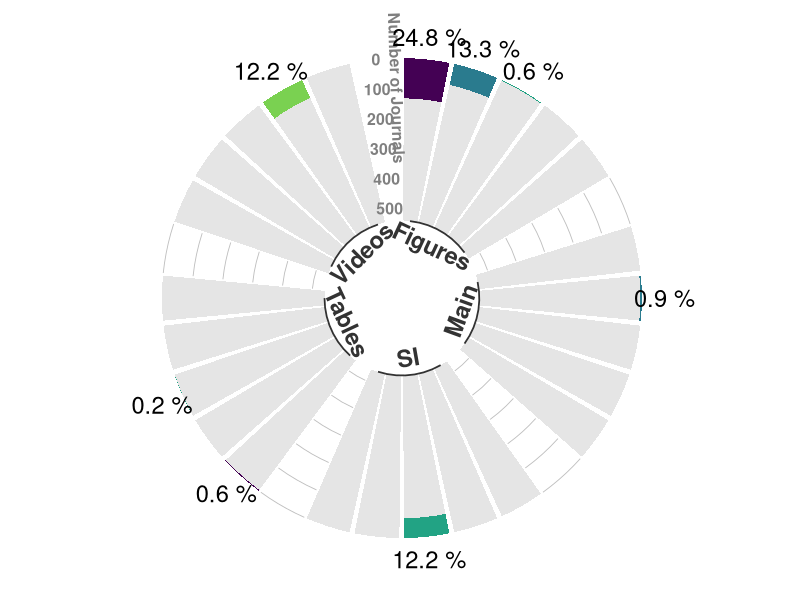
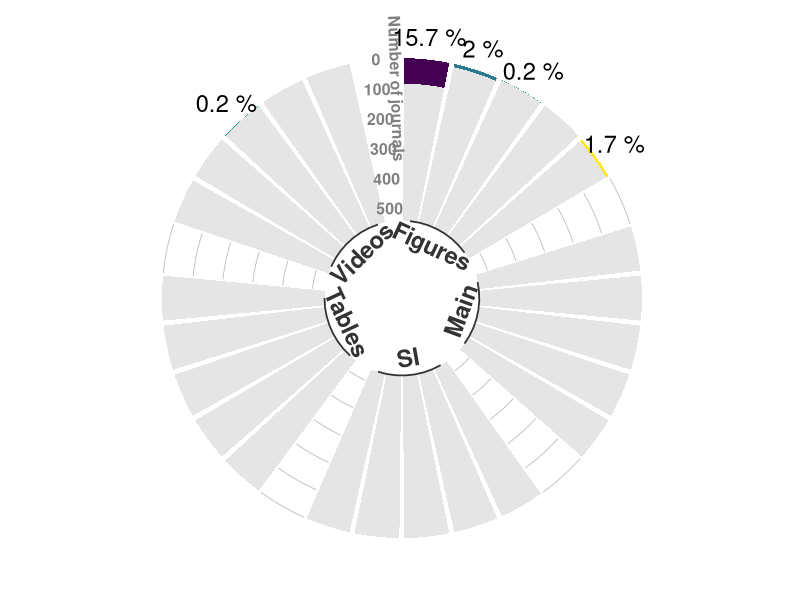
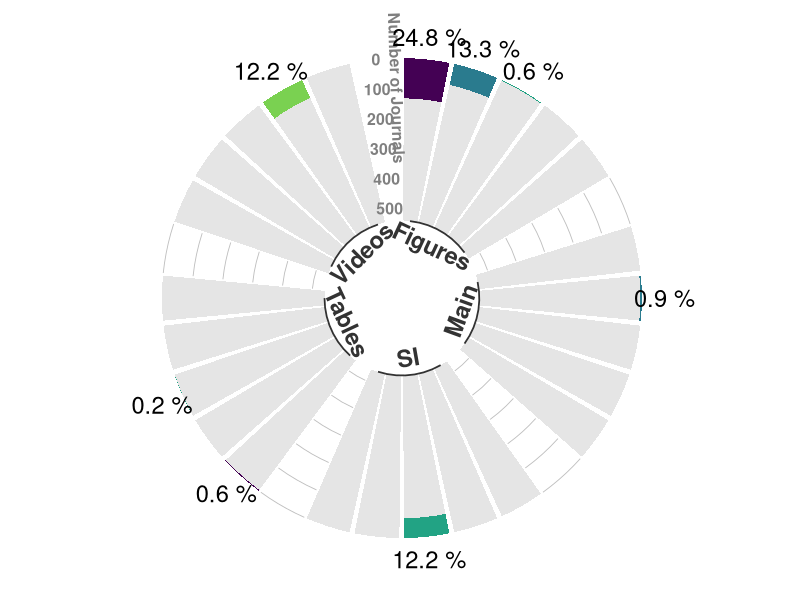
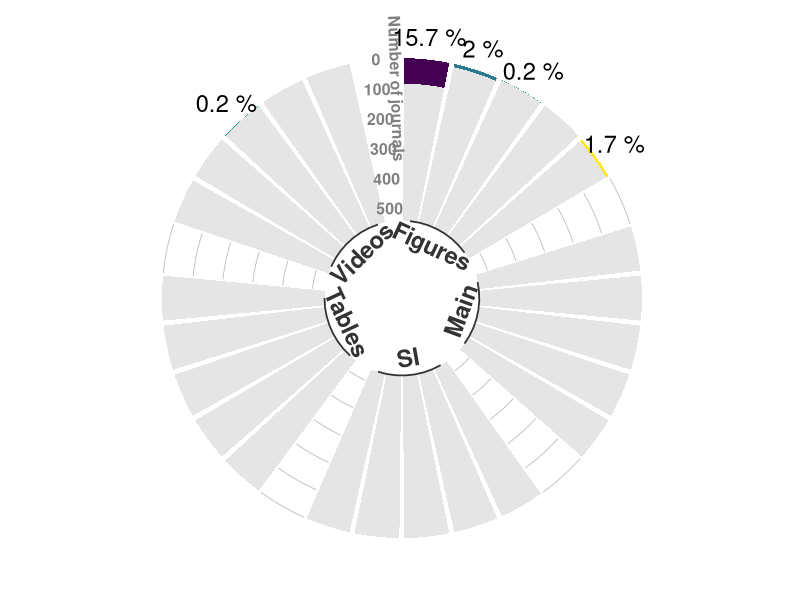

Write R code to recreate these figures, in order.
#################################################
#### Plotting journal policy data            ####
#### Created by: Courtney L Davis            #### 
#### Last checked: 3 January 2025            ####
#################################################


# Load in the necessary libraries
library(ggplot2)
library(here)
library(tidyverse)
library(reshape2)

# Read in the journal policy data
policy.data <- readxl::read_xlsx(here("Data", "Data S1. Accessibility policies.xlsx"))

# Remove duplicate rows where journals had policies on their website and in a journal-specific PDF
policy.data <- policy.data[-c(69,119,120,124,126,127,133,134,138,139,
                              147,148,153,154,158,159,164,166,381,584),]

# Split the journal policy data into entries that are found in "journal materials" and "publisher materials"
journals <- subset(policy.data, grepl("Journal", policy.data$`Policy location`))
publishers <- subset(policy.data, grepl("Publisher", policy.data$`Policy location`)| grepl("Other", policy.data$`Policy location`))


##### Accessibility policy found in journal materials ####

# Summarize information for all disabilities and paper components
journals_summary <- data.frame(table(journals$`Paper component policy targets`,journals$`Disability explicitly of concern`))
journals_summary <- rbind(journals_summary,
                          data.frame("Var1" = journals_summary[1:5,1],
                                     "Var2" = rep("Learning disability",5),
                                     "Freq" = rep(0,5)))

journals_summary$Freq_No <- length(unique(policy.data$Journal))-journals_summary$Freq
journals_summary <- melt(journals_summary)

empty_bar <- 1
nObsType <- nlevels(as.factor(journals_summary$variable))
to_add <- data.frame( matrix(NA, empty_bar*nlevels(journals_summary$Var1)*nObsType, ncol(journals_summary)) )
colnames(to_add) <- colnames(journals_summary)
to_add$Var1 <- rep(levels(journals_summary$Var1), each=empty_bar*nObsType)
journals_summary <- rbind(journals_summary, to_add)
journals_summary <- journals_summary %>% arrange(Var1, Var2)
journals_summary <- journals_summary[c(1,2,7,8,3:6,9,10:12,
                                       13,14,19,20,15:18,21:24,
                                       25,26,31,32,27:30,33:36,
                                       37,38,43,44,39:42,45:48,
                                       49,50,55,56,51:54,57:60),]

journals_summary$id <- rep( seq(1, nrow(journals_summary)/nObsType) , each=nObsType)

# Get the name and the y position of each label
label_data <- journals_summary %>% group_by(id, Var2) %>% summarize(tot=sum(value))
number_of_bar <- nrow(label_data)
angle <- 90 - 360 * (label_data$id-0.5) /number_of_bar
label_data$hjust <- ifelse( angle < -90, 1, 0)
label_data$angle <- ifelse(angle < -90, angle+180, angle)

# prepare a data frame for base lines
base_data <- journals_summary %>% 
  group_by(Var1) %>% 
  summarize(start=min(id), end=max(id) - empty_bar) %>% 
  rowwise() %>% 
  mutate(title=mean(c(start, end)))

# prepare a data frame for grid (scales)
grid_data <- base_data
grid_data$end <- grid_data$end[c(nrow(grid_data), 1:nrow(grid_data)-1)] + 1
grid_data$start <- grid_data$start - 1
grid_data <- grid_data[-1,]

journals_summary$Var3 <- paste(journals_summary$Var2, "_", journals_summary$variable)
journals_summary$Var3 <- factor(journals_summary$Var3, 
                                levels = c("Color blindness _ Freq_No",
                                            "Color blindness _ Freq",
                                           "Visual impairment (other than color blind) _ Freq_No",
                                           "Visual impairment (other than color blind) _ Freq",
                                           "Non-specific _ Freq_No",
                                           "Non-specific _ Freq",
                                           "Seizures _ Freq_No",
                                           "Seizures _ Freq",
                                           "Learning disability _ Freq_No",
                                           "Learning disability _ Freq",
                                           "NA _ NA"))

percent_data <- journals_summary[journals_summary$variable == "Freq",]
percent_data <- na.omit(percent_data[percent_data$value > 0,])
percent_data$Percent <- (percent_data$value / 541)*100
percent_data$Percent <- paste(round(percent_data$Percent,1),"%")


journals_summary <- left_join(journals_summary, percent_data,by = c("Var1", "Var2","variable","value","id","Var3"))

ggplot(journals_summary) +     

  # Add the stacked bar
  geom_bar(aes(x=as.factor(id), y=value, fill=Var3), stat="identity") +
  scale_fill_manual(values = c("grey90","#440154FF",
                               "grey90","#2A7B8EFF",
                               "grey90","#22A384FF",
                               "grey90","#7AD151FF",
                               "grey90","#FDE725FF",
                               "white")) +
  
  # Add a val=100/75/50/25 lines. I do it at the beginning to make sur barplots are OVER it.
  geom_segment(data=grid_data, aes(x = end+0.5, y = 0, xend = start-0.5, yend = 0), colour = "grey", alpha=1, linewidth=0.3 , inherit.aes = FALSE ) +
  geom_segment(data=grid_data, aes(x = end+0.5, y = 100, xend = start-0.5, yend = 100), colour = "grey", alpha=1, linewidth=0.3 , inherit.aes = FALSE ) +
  geom_segment(data=grid_data, aes(x = end+0.5, y = 200, xend = start-0.5, yend = 200), colour = "grey", alpha=1, linewidth=0.3 , inherit.aes = FALSE ) +
  geom_segment(data=grid_data, aes(x = end+0.5, y = 300, xend = start-0.5, yend = 300), colour = "grey", alpha=1, linewidth=0.3 , inherit.aes = FALSE ) +
  geom_segment(data=grid_data, aes(x = end+0.5, y = 400, xend = start-0.5, yend = 400), colour = "grey", alpha=1, linewidth=0.3 , inherit.aes = FALSE ) +
  geom_segment(data=grid_data, aes(x = end+0.5, y = 500, xend = start-0.5, yend = 500), colour = "grey", alpha=1, linewidth=0.3 , inherit.aes = FALSE ) +
  
  # Add text showing the value of each line
  ggplot2::annotate("text", 
                    x = rep(max(journals_summary$id),6), 
                    y = c(0, 100, 200, 300, 400, 500), 
                    label = c("0", "100", "200", "300", "400", "500") , 
                    color="grey50", 
                    size=4, 
                    angle=0, 
                    fontface="bold", 
                    hjust=0.6) +
  
  ggplot2::annotate("text", 
                    x = rep(max(journals_summary$id)+0.38,1), 
                    y = 150, 
                    label = "Number of Journals", 
                    color="grey50", 
                    size=4, 
                    angle=-88, 
                    fontface="bold", 
                    hjust=0.6) +
  theme_minimal() +
  theme(legend.position = "none",
    axis.text = element_blank(),
    axis.title = element_blank(),
    panel.grid = element_blank(),
    plot.margin = unit(rep(-1,4), "cm")) +
  scale_y_reverse(limits = c(800,-100)) + 
  coord_polar() +
  
  # Add labels on top of each bar
  #geom_text(data=label_data, aes(x=id, y=tot+10, label=Var2, hjust=0), color="black", fontface="bold",alpha=0.6, size=5, angle= label_data$angle, inherit.aes = FALSE ) +
  
  # Add base line information
  geom_segment(data=base_data, 
               aes(x = start, y = 542, xend = end, yend = 542), 
               colour = "black", 
               alpha=0.8, 
               size=0.6, 
               inherit.aes = FALSE )  +
  geom_text(data=base_data, 
            aes(x = title, y = 600, label= c("Figures","Main","SI","Tables","Videos")), 
            colour = "black", 
            alpha=0.8, 
            size=6, 
            angle=c(-25,70,10,-65,45), 
            fontface="bold", 
            inherit.aes = FALSE) +
  geom_text(aes(x = id, y = -75, label = Percent), size = 6)
ggsave(here("Figures","Journals.tiff"), dpi = 600)

            

##### Accessibility policy found in publisher materials ####

# Summarize information for all disabilities and paper components
publishers_summary <- data.frame(table(publishers$`Paper component policy targets`,publishers$`Disability explicitly of concern`))
publishers_summary <- rbind(publishers_summary,
                            data.frame("Var1" = rep(c("Main","SI","Tables"),each = 4),
                                       "Var2" = rep(c("Color blindness","Learning disabilities (including dyslexia)",
                                                  "Non-specific", "Visual impairment (other than color blind)"),times = 3),
                                       "Freq" = 0))
publishers_summary <- rbind(publishers_summary,
                          data.frame("Var1" = unique(publishers_summary$Var1),
                                     "Var2" = rep("Seizures",5),
                                     "Freq" = rep(0,5)))

publishers_summary$Freq_No <- length(unique(policy.data$Journal))-publishers_summary$Freq
publishers_summary <- melt(publishers_summary)

empty_bar <- 1
nObsType <- nlevels(as.factor(publishers_summary$variable))
to_add <- data.frame( matrix(NA, empty_bar*nlevels(publishers_summary$Var1)*nObsType, ncol(publishers_summary)) )
colnames(to_add) <- colnames(publishers_summary)
to_add$Var1 <- rep(levels(publishers_summary$Var1), each=empty_bar*nObsType)
publishers_summary <- rbind(publishers_summary, to_add)
publishers_summary <- publishers_summary %>% arrange(Var1, Var2)
publishers_summary <- publishers_summary[c(1,2,7,8,5,6,9,10,3,4,11,12,
                                       25,26,31,32,29,30,33,34,27,28,35,36,
                                       37,38,43,44,41,42,45,46,39,40,47,48,
                                       49,50,55,56,53,54,57,58,51,52,59,60,
                                       13,14,19,20,17,18,21,22,15,16,23,24),]

publishers_summary$id <- rep( seq(1, nrow(publishers_summary)/nObsType) , each=nObsType)

# Get the name and the y position of each label
label_data <- publishers_summary %>% group_by(id, Var2) %>% summarize(tot=sum(value))
number_of_bar <- nrow(label_data)
angle <- 90 - 360 * (label_data$id-0.5) /number_of_bar
label_data$hjust <- ifelse( angle < -90, 1, 0)
label_data$angle <- ifelse(angle < -90, angle+180, angle)

# prepare a data frame for base lines
base_data <- publishers_summary %>% 
  group_by(Var1) %>% 
  summarize(start=min(id), end=max(id) - empty_bar) %>% 
  rowwise() %>% 
  mutate(title=mean(c(start, end)))
base_data <- base_data[c(1,3,4,5,2),]

# prepare a data frame for grid (scales)
grid_data <- base_data
grid_data$end <- grid_data$end[c(nrow(grid_data), 1:nrow(grid_data)-1)] + 1
grid_data$start <- grid_data$start - 1
grid_data <- grid_data[-1,]

publishers_summary$Var3 <- paste(publishers_summary$Var2, "_", publishers_summary$variable)
publishers_summary$Var3 <- factor(publishers_summary$Var3, 
                                levels = c("Color blindness _ Freq_No",
                                            "Color blindness _ Freq",
                                           "Visual impairment (other than color blind) _ Freq_No",
                                           "Visual impairment (other than color blind) _ Freq",
                                           "Non-specific _ Freq_No",
                                           "Non-specific _ Freq",
                                           "Seizures _ Freq_No",
                                           "Seizures _ Freq",
                                           "Learning disabilities (including dyslexia) _ Freq_No",
                                           "Learning disabilities (including dyslexia) _ Freq",
                                           "NA _ NA"))

percent_data <- publishers_summary[publishers_summary$variable == "Freq",]
percent_data <- na.omit(percent_data[percent_data$value > 0,])
percent_data$Percent <- (percent_data$value / 541)*100
percent_data$Percent <- paste(round(percent_data$Percent,1),"%")


publishers_summary <- left_join(publishers_summary, percent_data,by = c("Var1", "Var2","variable","value","id","Var3"))

ggplot(publishers_summary) +     
  
  # Add the stacked bar
  geom_bar(aes(x=as.factor(id), y=value, fill=Var3), stat="identity") +
  scale_fill_manual(values = c("grey90","#440154FF",
                               "grey90","#2A7B8EFF",
                               "grey90","#22A384FF",
                               "grey90","#7AD151FF",
                               "grey90","#FDE725FF",
                               "white")) +
  
  # Add a val=100/75/50/25 lines. I do it at the beginning to make sur barplots are OVER it.
  geom_segment(data=grid_data, aes(x = end+0.5, y = 0, xend = start-0.5, yend = 0), colour = "grey", alpha=1, linewidth=0.3 , inherit.aes = FALSE ) +
  geom_segment(data=grid_data, aes(x = end+0.5, y = 100, xend = start-0.5, yend = 100), colour = "grey", alpha=1, linewidth=0.3 , inherit.aes = FALSE ) +
  geom_segment(data=grid_data, aes(x = end+0.5, y = 200, xend = start-0.5, yend = 200), colour = "grey", alpha=1, linewidth=0.3 , inherit.aes = FALSE ) +
  geom_segment(data=grid_data, aes(x = end+0.5, y = 300, xend = start-0.5, yend = 300), colour = "grey", alpha=1, linewidth=0.3 , inherit.aes = FALSE ) +
  geom_segment(data=grid_data, aes(x = end+0.5, y = 400, xend = start-0.5, yend = 400), colour = "grey", alpha=1, linewidth=0.3 , inherit.aes = FALSE ) +
  geom_segment(data=grid_data, aes(x = end+0.5, y = 500, xend = start-0.5, yend = 500), colour = "grey", alpha=1, linewidth=0.3 , inherit.aes = FALSE ) +
  
  # Add text showing the value of each line
  ggplot2::annotate("text", 
                    x = rep(max(publishers_summary$id),6), 
                    y = c(0, 100, 200, 300, 400, 500), 
                    label = c("0", "100", "200", "300", "400", "500") , 
                    color="grey50", 
                    size=4, 
                    angle=0, 
                    fontface="bold", 
                    hjust=0.6) +
  
  ggplot2::annotate("text", 
                    x = rep(max(publishers_summary$id)+0.38,1), 
                    y = 150, 
                    label = "Number of journals", 
                    color="grey50", 
                    size=4, 
                    angle=-88, 
                    fontface="bold", 
                    hjust=0.6) +
  theme_minimal() +
  theme(legend.position = "none",
        axis.text = element_blank(),
        axis.title = element_blank(),
        panel.grid = element_blank(),
        plot.margin = unit(rep(-1,4), "cm")) +
  scale_y_reverse(limits = c(800,-100)) + 
  coord_polar() +
  
  # Add labels on top of each bar
  #geom_text(data=label_data, aes(x=id, y=tot+10, label=Var2, hjust=0), color="black", fontface="bold",alpha=0.6, size=5, angle= label_data$angle, inherit.aes = FALSE ) +
  
  # Add base line information
  geom_segment(data=base_data, 
               aes(x = start, y = 542, xend = end, yend = 542), 
               colour = "black", 
               alpha=0.8, 
               size=0.6, 
               inherit.aes = FALSE )  +
  geom_text(data=base_data, 
            aes(x = title, y = 600, label= c("Figures","Main","SI","Tables","Videos")), 
            colour = "black", 
            alpha=0.8, 
            size=6, 
            angle=c(-25,70,10,-65,45), 
            fontface="bold", 
            inherit.aes = FALSE) +
  geom_text(aes(x = id, y = -75, label = Percent), size = 6)
ggsave(here("Figures","Publishers.tiff"), dpi = 600)

       
